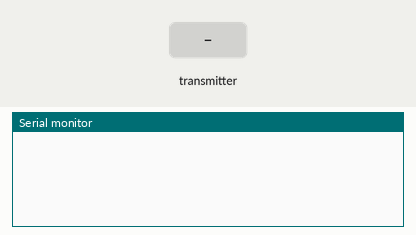
Recording of a sketch running on a simulated Arduino Uno, built with avr-gcc and run on an emulated ATmega328P. Parts: the last lines printed to the serial monitor. The test bench sets the inputs (shaded band). No radio packets arrive unless stated.

Above: at 1.2 s.
1.3 s: the transmitter starts sending curTime = 0
At 1.37 s:
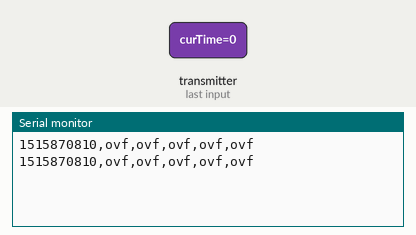
3.2 s: the transmitter starts sending temp = 0
6.2 s: the transmitter starts sending humidity = 25
At 6.37 s:
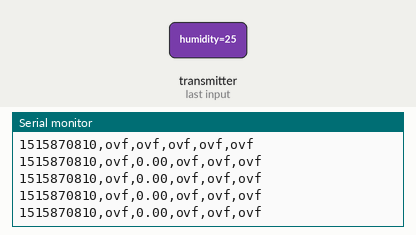
8.1 s: the transmitter starts sending correctedPPM = 25
At 8.27 s:
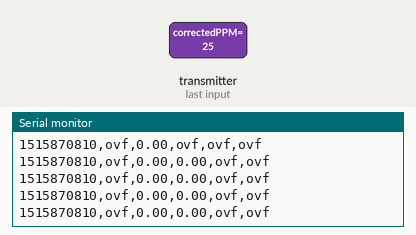
10.0 s: the transmitter starts sending voltage = 25
At 10.22 s:
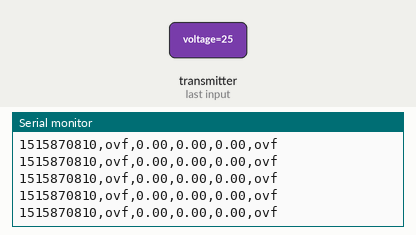
11.9 s: the transmitter starts sending current = 25
At 11.97 s:
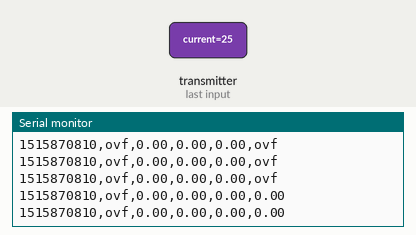

Measured:
- after the input at 1.3 s, the serial monitor: prints a new line at once (image 1)
- after the input at 6.2 s, the serial monitor: prints a new line at once (image 2)
- after the input at 8.1 s, the serial monitor: prints a new line at once (image 3)
- after the input at 10.0 s, the serial monitor: prints a new line at once (image 4)
- after the input at 11.9 s, the serial monitor: prints a new line at once (image 5)

The sketch:

Rx.ino
```cpp
#include <SPI.h>
#include <nRF24L01.h>
#include <RF24.h>

// Setup nRF24L01
RF24 radio(9, 10); // CE, CSN pins
const byte address[6] = "00001"; // Same address as transmitter

// Secret key for XOR decryption (must match transmitter)
const byte secretKey = 0x5A;

// Define the structure (must match exactly with transmitter)
struct SensorData {
    unsigned long curTime;
    float temp;
    float humidity;
    float correctedPPM;
    float voltage;
    float current;
};

SensorData data;

void setup() {
    Serial.begin(9600);

    // Initialize RF24
    radio.begin();
    radio.openReadingPipe(0, address);
    radio.setPALevel(RF24_PA_MIN);
    radio.startListening();
}

void loop() {
    if (radio.available()) {
        radio.read(&data, sizeof(data));

        // Decrypt the incoming data
        byte* ptr = (byte*)&data;
        for (int i = 0; i < sizeof(data); i++) {
            ptr[i] ^= secretKey; // XOR decryption
        }

        // Print the decrypted data
        Serial.print(data.curTime);
        Serial.print(",");
        Serial.print(data.temp, 2);
        Serial.print(",");
        Serial.print(data.humidity, 2);
        Serial.print(",");
        Serial.print(data.correctedPPM, 2);
        Serial.print(",");
        Serial.print(data.voltage, 2);
        Serial.print(",");
        Serial.println(data.current, 2);
    }
}
```
